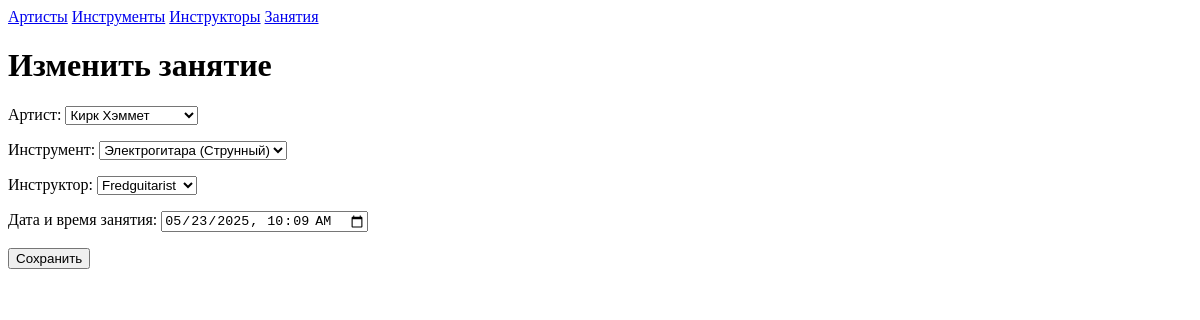
/Lesson/2/edit/, run on the app's committed database.
### Application/models.py (models this page shows)
class Lesson(models.Model):
    artist = models.ForeignKey(Artist, on_delete=models.CASCADE, verbose_name="Артист")
    instructor = models.ForeignKey(Instructor, on_delete=models.CASCADE, verbose_name="Инструктор")
    instrument = models.ForeignKey(Instrument, on_delete=models.CASCADE, verbose_name="Инструмент")
    lesson_date = models.DateTimeField(verbose_name="Дата и время занятия")
    required_fields = ['artist', 'instructor', 'instrument', 'lesson_date']
    class Meta:
        verbose_name = "занятие"
        verbose_name_plural = "занятия"

### Application/views.py (the view)
# urls.py: path('Lesson/<int:pk>/edit/', views.LessonEdit, name='LessonEdit'),
def LessonEdit(request, pk):
    return EditFromForm(request, pk, LessonForm, 'Изменить занятие')

### Application/forms.py
class LessonForm(forms.ModelForm):
    lesson_date = forms.DateTimeField(
        label="Дата и время занятия",
        widget=forms.DateTimeInput(attrs={'type': 'datetime-local'})
    )
    class Meta:
        model = Lesson
        fields = ['artist', 'instrument', 'instructor', 'lesson_date']
    def __init__(self, *args, **kwargs):
        super().__init__(*args, **kwargs)
        if self.instance and self.instance.pk and self.instance.lesson_date:
            self.initial['lesson_date'] = self.instance.lesson_date.strftime('%Y-%m-%dT%H:%M')

### Application/models.py (called while the page is built)
    def __str__(self):
        return f"{self.name}"

    def __str__(self):
        return f"{self.name} ({self.type})"

    def __str__(self):
        return f"{self.name}"

### Application/views.py (called while the page is built)
def EditFromForm(request, pk, form_model, title):
    model = get_object_or_404(form_model.Meta.model, pk=pk)
    form = form_model(request.POST or None, instance=model)
    if form.is_valid():
        form.save()
        return redirect(f'/{form_model.Meta.model.__name__}/{pk}/detail')
    return render(request, 'update.html', {'form': form, 'title': title})

### Application/templates/update.html (shortened to what this page needs)
{% extends 'header.html' %}
{% block in_body %}
<h1> {{title}} </h1>
<div class="form_block">
  <form method="POST">
    {{ form.as_p }}
    <button type="submit">Сохранить</button>
  </form>
</div>
{% endblock %}

### data on the page
Lesson: artist "Кирк Хэммет", instrument "Электрогитара (Струнный)", instructor "Fredguitarist", lesson_date "05/23/2025 10:09"

### other printed values
{{ title }} "Изменить занятие"
